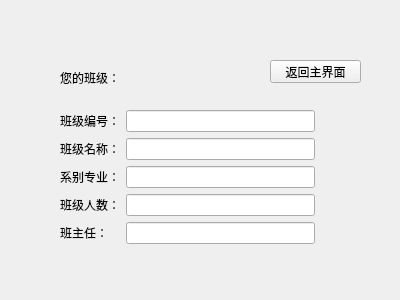
<?xml version="1.0" encoding="UTF-8"?>
<ui version="4.0">
 <class>myclass</class>
 <widget class="QWidget" name="myclass">
  <property name="geometry">
   <rect>
    <x>0</x>
    <y>0</y>
    <width>400</width>
    <height>300</height>
   </rect>
  </property>
  <property name="windowTitle">
   <string>Form</string>
  </property>
  <widget class="QLabel" name="label_7">
   <property name="geometry">
    <rect>
     <x>60</x>
     <y>70</y>
     <width>91</width>
     <height>16</height>
    </rect>
   </property>
   <property name="text">
    <string>您的班级：</string>
   </property>
  </widget>
  <widget class="QPushButton" name="backButton">
   <property name="geometry">
    <rect>
     <x>270</x>
     <y>60</y>
     <width>91</width>
     <height>23</height>
    </rect>
   </property>
   <property name="text">
    <string>返回主界面</string>
   </property>
  </widget>
  <widget class="QWidget" name="layoutWidget">
   <property name="geometry">
    <rect>
     <x>60</x>
     <y>110</y>
     <width>255</width>
     <height>135</height>
    </rect>
   </property>
   <layout class="QFormLayout" name="formLayout">
    <item row="0" column="0">
     <widget class="QLabel" name="label">
      <property name="text">
       <string>班级编号：</string>
      </property>
     </widget>
    </item>
    <item row="0" column="1">
     <widget class="QLineEdit" name="classId_lineEdit">
      <property name="readOnly">
       <bool>true</bool>
      </property>
     </widget>
    </item>
    <item row="1" column="0">
     <widget class="QLabel" name="label_2">
      <property name="text">
       <string>班级名称：</string>
      </property>
     </widget>
    </item>
    <item row="1" column="1">
     <widget class="QLineEdit" name="className_lineEdit">
      <property name="readOnly">
       <bool>true</bool>
      </property>
     </widget>
    </item>
    <item row="2" column="0">
     <widget class="QLabel" name="label_3">
      <property name="text">
       <string>系别专业：</string>
      </property>
     </widget>
    </item>
    <item row="2" column="1">
     <widget class="QLineEdit" name="classMajor_lineEdit">
      <property name="readOnly">
       <bool>true</bool>
      </property>
     </widget>
    </item>
    <item row="3" column="0">
     <widget class="QLabel" name="label_4">
      <property name="text">
       <string>班级人数：</string>
      </property>
     </widget>
    </item>
    <item row="3" column="1">
     <widget class="QLineEdit" name="classNum_lineEdit">
      <property name="readOnly">
       <bool>true</bool>
      </property>
     </widget>
    </item>
    <item row="4" column="0">
     <widget class="QLabel" name="label_5">
      <property name="text">
       <string>班主任：</string>
      </property>
     </widget>
    </item>
    <item row="4" column="1">
     <widget class="QLineEdit" name="classMaster_lineEdit">
      <property name="readOnly">
       <bool>true</bool>
      </property>
     </widget>
    </item>
   </layout>
  </widget>
 </widget>
 <resources/>
 <connections/>
</ui>
